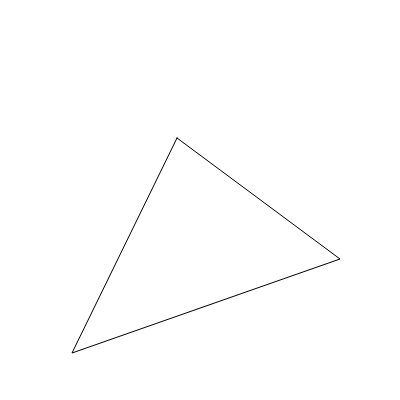
Frame 1 (no input)
Frame 60 (no input): identical to frame 1, image omitted
Frame 120 (the mouse pressed at the canvas centre since frame 60): identical to frame 1, image omitted

The p5.js sketch that drew this single still picture (run headless with seeded random() and noise() and a simulated clock; from frame 60 on, the mouse is pressed at the canvas centre):

// p5.js sketch
// ── sketch.js
let vertices = [{"isPInst":true,"x":177,"y":138,"z":0},{"isPInst":true,"x":72,"y":353,"z":0},{"isPInst":true,"x":340,"y":259,"z":0}]

function isPointInPolygon(polygon, px, py) {
  let isInside = false;
  let j = polygon.length - 1;

  for (let i = 0; i < polygon.length; j = i++) {
    const x1 = polygon[i].x;
    const y1 = polygon[i].y;
    const x2 = polygon[j].x;
    const y2 = polygon[j].y;

    const intersect = ((y1 > py) !== (y2 > py)) &&
                      (px < (x2 - x1) * (py - y1) / (y2 - y1) + x1);

    if (intersect) {
      isInside = !isInside;
    }
  }

  return isInside;
}

function setup() {
  background('white')
  stroke('black')
  createCanvas(400,400)
}

function draw() {
  clear();
  background('white')
  
  // Draw your shape
  beginShape();
  for (const vtx of vertices) {
    vertex(vtx.x, vtx.y);
  }
  endShape(CLOSE);

  // Check if the mouse cursor is inside the shape

  // Change the cursor based on the result
  if (isPointInPolygon(vertices, mouseX, mouseY)) {
    cursor(HAND);
  } else {
    cursor(ARROW);
  }
}
